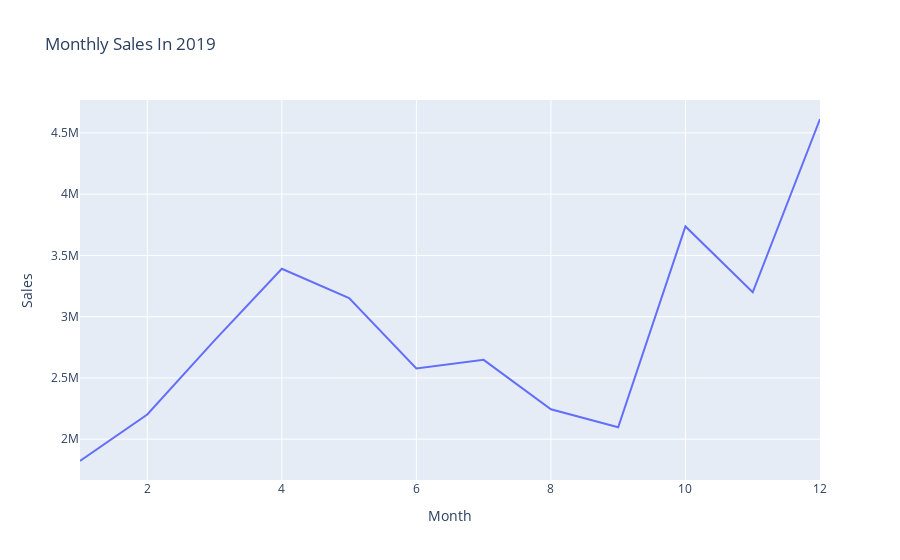

The cell this chart's notebook holds for it:
### Code cell
# BestMonthStockNew = px.data.gapminder()

fig = px.line(BestMonthStockNew, x="Month", y="Sales", title='Monthly Sales In 2019', hover_data=['QuantityOrdered', 'PriceEach'])
fig.update_traces(texttemplate='%{text:.2s}')
##fig.update_layout(uniformtext_minsize=8, uniformtext_mode='hide')
fig.show()
#with open("figure1.pdf", "wb") as f:
 #   f.write(scope.transform(fig, format="pdf"))
#fig.write_html("fileNEW.html")

### Figure 1 — Plotly figure (JSON) as saved in the notebook; plotly's stock layout.template omitted (floating-point values rounded to 4 significant figures)
{"data": [{"customdata": [[10903, 1812000.0], [13449, 2189000.0], [17005, 2791000.0], [20558, 3368000.0], [18667, 3135000.0], [15253, 2562000.0], [16072, 2633000.0], [13448, 2230000.0], [13109, 2085000.0], [22703, 3716000.0], [19798, 3181000.0], [28114, 4588000.0]], "hovertemplate": "Month=%{x}<br>Sales=%{y}<br>QuantityOrdered=%{customdata[0]}<br>PriceEach=%{customdata[1]}<extra></extra>", "legendgroup": "", "line": {"color": "#636efa", "dash": "solid"}, "mode": "lines", "name": "", "orientation": "v", "showlegend": false, "texttemplate": "%{text:.2s}", "type": "scatter", "x": [1, 2, 3, 4, 5, 6, 7, 8, 9, 10, 11, 12], "xaxis": "x", "y": [1822000.0, 2202000.0, 2807000.0, 3391000.0, 3153000.0, 2578000.0, 2648000.0, 2244000.0, 2098000.0, 3737000.0, 3200000.0, 4613000.0], "yaxis": "y"}], "layout": {"legend": {"tracegroupgap": 0}, "title": {"text": "Monthly Sales In 2019"}, "xaxis": {"anchor": "y", "domain": [0, 1], "title": {"text": "Month"}}, "yaxis": {"anchor": "x", "domain": [0, 1], "title": {"text": "Sales"}}}}
